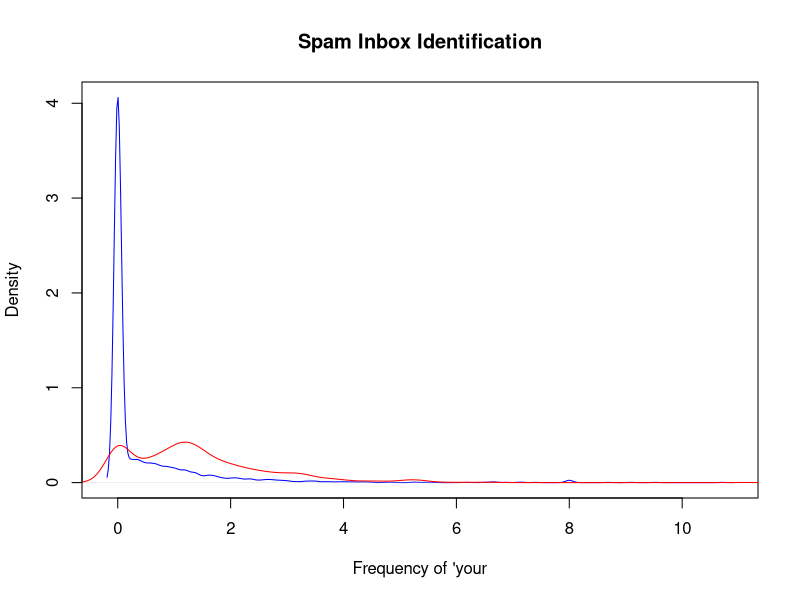
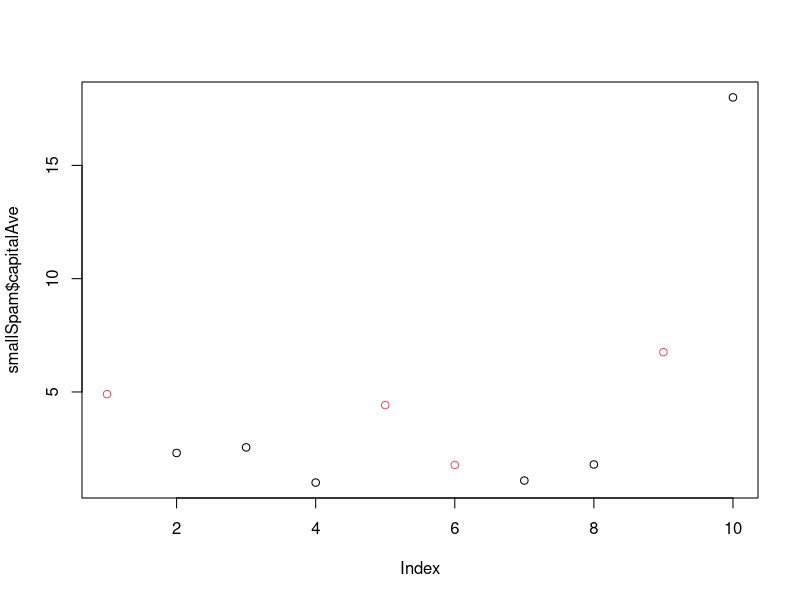

These charts were generated, in order, by the following R code:
install.packages("kernlab")
library(kernlab)
data("spam")
head(spam)

plot(density(spam$your[spam$type == "nonspam"]),
     col = "blue", main = "Spam Inbox Identification", 
     xlab = "Frequency of 'your")
lines(density(spam$your[spam$type=="spam"]), col = "red")

prediction <- ifelse(spam$your > 0.5, "spam", "nonspam")
table(prediction, spam$type) / length(spam$type)


#### Sample versus out of sample errors 
library(kernlab)
data('spam')
set.seed(333)
smallSpam <- spam[sample(dim(spam)[1], size = 10),]
spamlable <- (smallSpam$type=="spam") * 1 + 1
plot(smallSpam$capitalAve, col = spamlable)
